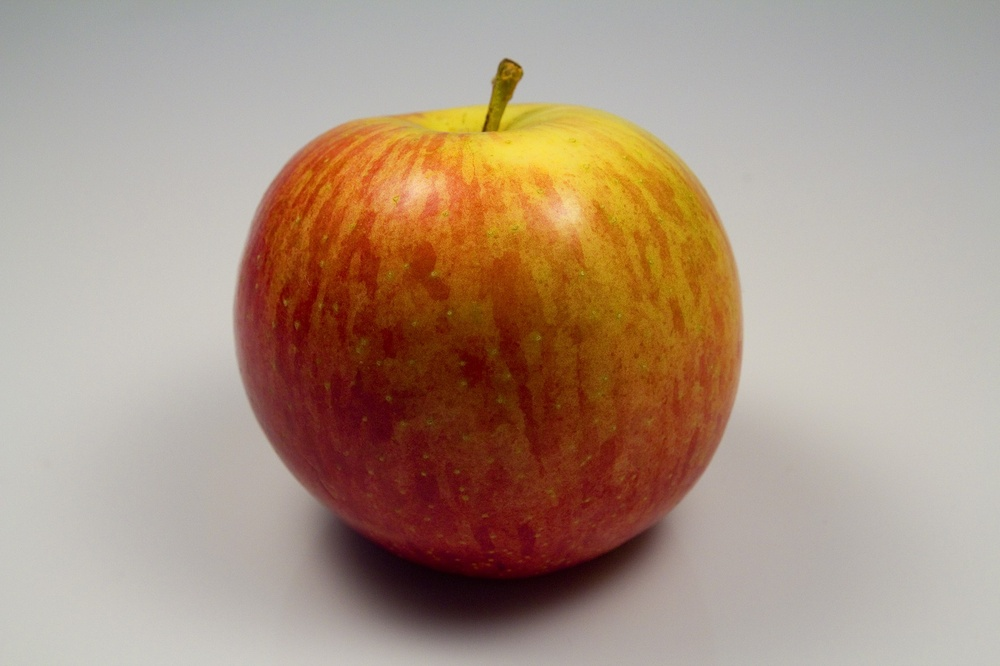
#> input picture 2025-02-13/input.jpg, 1000 x 666 px, shrunk from 1772 x 1181 before the run
$ python main.py
#> lines starting #> are read from the running program, lines starting #| are printed output that depends on the picture; after the words box and inside, x2 and y2 are one past the last pixel; in counts of white or black regions, pixels touching at a corner belong together
from PIL import Image

def grayscale():
    image = Image.open('input.jpg')
#> image is the input picture: PIL image 1000x666 RGB; mean R, G, B 171.5, 147.9, 130.4
    data = image.load()

    for i in range(image.size[0]):
        for j in range(image.size[1]):
            rgb = data[i, j]

            media = (rgb[0] + rgb[1] + rgb[2]) // 3

            data[i, j] = (media, media, media)

    image.show()
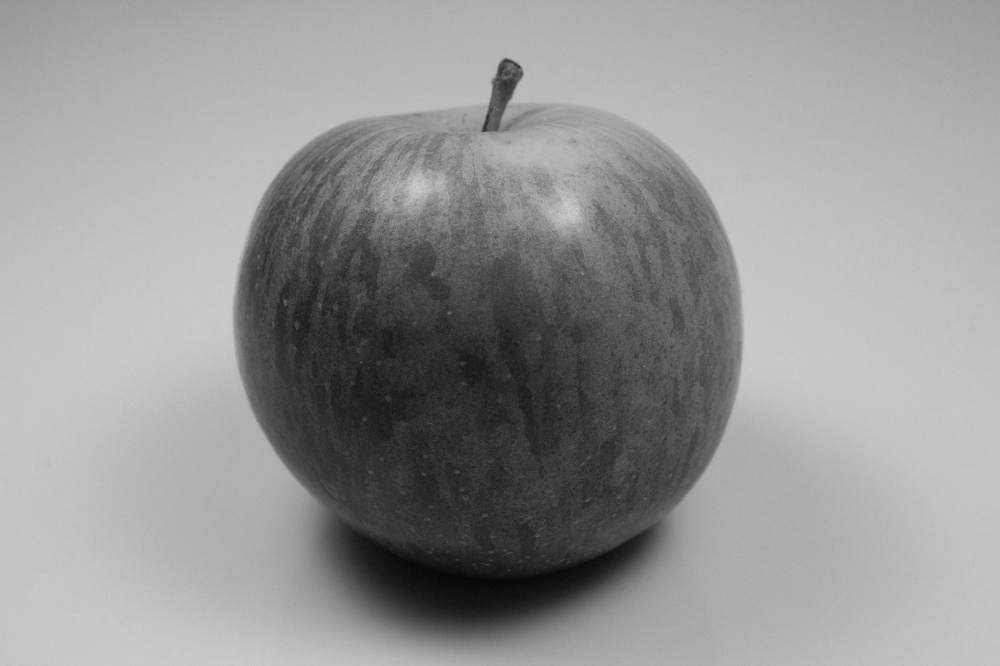
#> shown: PIL image 1000x666 RGB; min 5, max 208, mean 149.6

def binary():
    image = Image.open('input.jpg')
    data = image.load()

    for i in range(image.size[0]):
        for j in range(image.size[1]):
            rgb = data[i, j]

            media = (rgb[0] + rgb[1] + rgb[2]) // 3

            color = 255 if media > 120 else 0

            data[i, j] = (color ,color, color)

    image.show()
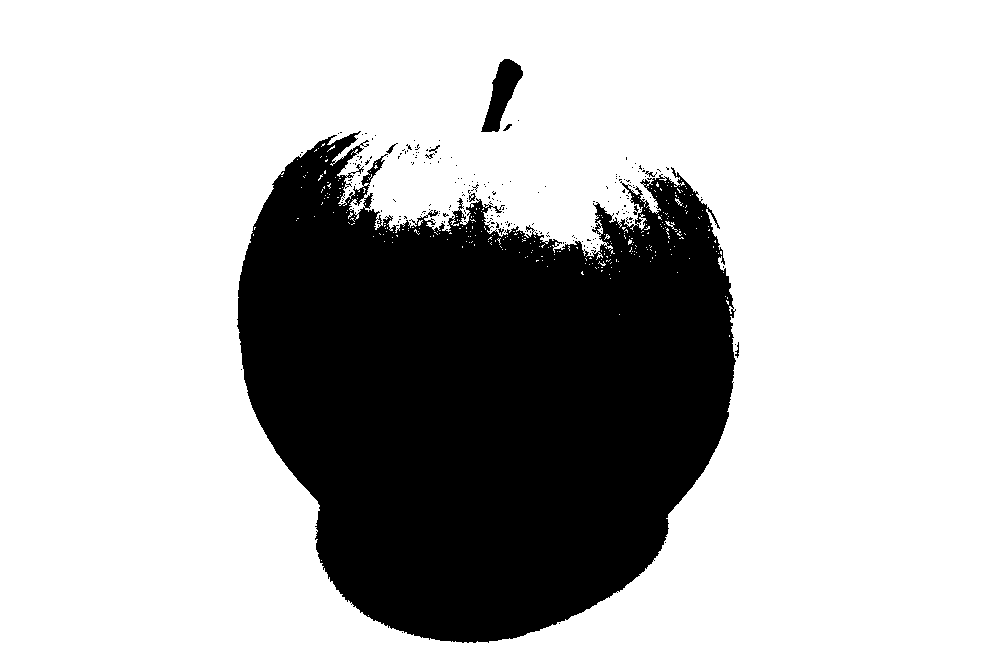
#> shown: PIL image 1000x666 RGB; 73.2% white; 212 black regions (202 under 20 px), largest, box (x1, y1, x2, y2) and area: (237, 131, 736, 643) 176616, (481, 59, 523, 132) 1425, (386, 143, 398, 154) 36

grayscale()
binary()
